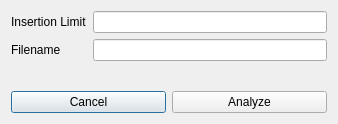
<?xml version="1.0" encoding="UTF-8"?>
<ui version="4.0">
 <class>Dialog</class>
 <widget class="QDialog" name="Dialog">
  <property name="geometry">
   <rect>
    <x>0</x>
    <y>0</y>
    <width>338</width>
    <height>124</height>
   </rect>
  </property>
  <property name="windowTitle">
   <string>Dialog</string>
  </property>
  <layout class="QVBoxLayout" name="verticalLayout_4">
   <item>
    <layout class="QVBoxLayout" name="verticalLayout_3">
     <item>
      <layout class="QHBoxLayout" name="horizontalLayout">
       <item>
        <layout class="QVBoxLayout" name="verticalLayout">
         <item>
          <widget class="QLabel" name="label">
           <property name="text">
            <string>Insertion Limit</string>
           </property>
          </widget>
         </item>
         <item>
          <widget class="QLabel" name="label_2">
           <property name="text">
            <string>Filename</string>
           </property>
          </widget>
         </item>
        </layout>
       </item>
       <item>
        <layout class="QVBoxLayout" name="verticalLayout_2">
         <item>
          <widget class="QLineEdit" name="insertion_limit_widget">
           <property name="minimumSize">
            <size>
             <width>0</width>
             <height>0</height>
            </size>
           </property>
          </widget>
         </item>
         <item>
          <widget class="QLineEdit" name="filename_widget">
           <property name="minimumSize">
            <size>
             <width>0</width>
             <height>0</height>
            </size>
           </property>
          </widget>
         </item>
        </layout>
       </item>
      </layout>
     </item>
     <item>
      <spacer name="verticalSpacer">
       <property name="orientation">
        <enum>Qt::Vertical</enum>
       </property>
       <property name="sizeHint" stdset="0">
        <size>
         <width>20</width>
         <height>40</height>
        </size>
       </property>
      </spacer>
     </item>
     <item>
      <layout class="QHBoxLayout" name="horizontalLayout_2">
       <item>
        <widget class="QPushButton" name="cancel_action">
         <property name="text">
          <string>Cancel</string>
         </property>
        </widget>
       </item>
       <item>
        <widget class="QPushButton" name="analyze_action">
         <property name="text">
          <string>Analyze</string>
         </property>
        </widget>
       </item>
      </layout>
     </item>
    </layout>
   </item>
  </layout>
 </widget>
 <resources/>
 <connections/>
</ui>
